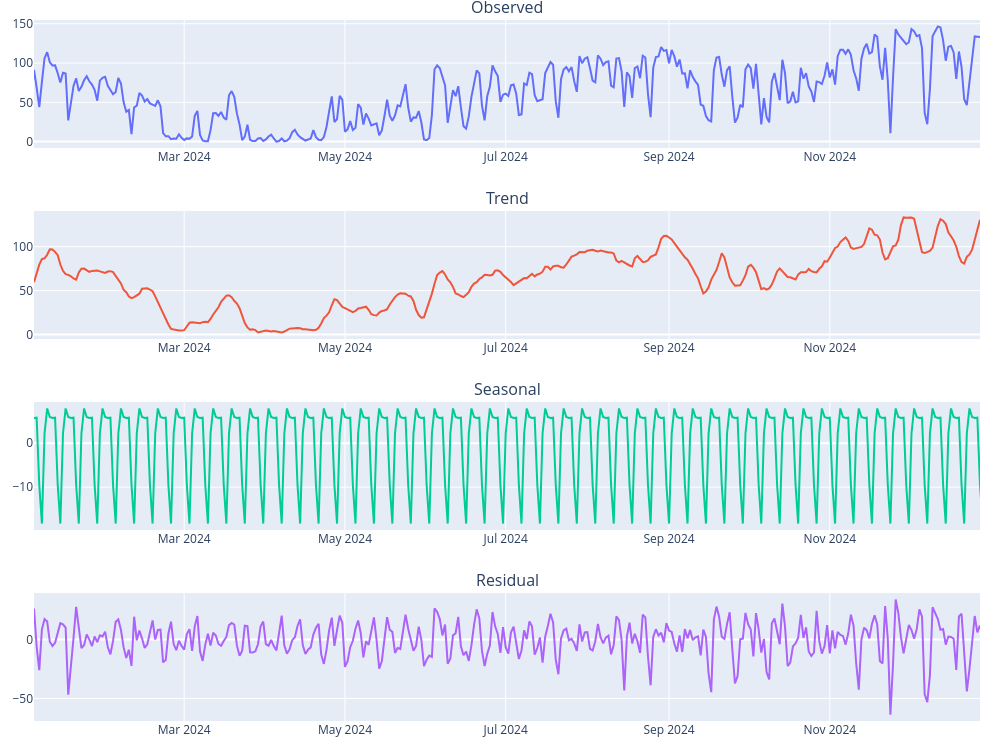

The code cell stored with this chart in its notebook:
### Code cell
price.index = pd.to_datetime(price['TIME'])
df_daily = price['PRICE'].resample('D').mean()

# Drop NaNs
df_daily = df_daily.dropna()

# Seasonal decomposition (requires no missing dates and regular frequency)
decomp = seasonal_decompose(df_daily, model='additive', period=7)  # e.g., weekly seasonality

# Plot with Plotly
fig = make_subplots(rows=4, cols=1, subplot_titles=['Observed', 'Trend', 'Seasonal', 'Residual'], vertical_spacing=0.09)

fig.add_trace(go.Scatter(x=df_daily.index, y=decomp.observed, name='Observed'), row=1, col=1)
fig.add_trace(go.Scatter(x=df_daily.index, y=decomp.trend, name='Trend'), row=2, col=1)
fig.add_trace(go.Scatter(x=df_daily.index, y=decomp.seasonal, name='Seasonal'), row=3, col=1)
fig.add_trace(go.Scatter(x=df_daily.index, y=decomp.resid, name='Residual'), row=4, col=1)

fig.update_layout(
    height=750,
    width=1000,
    margin=dict(l=20, r=20, t=20, b=20),
    showlegend=False,
)

# Graph range
valid_trend = decomp.trend.dropna()
x_start = valid_trend.index[0]
x_end = valid_trend.index[-1]

# Set x-axis range for all subplots
fig.update_xaxes(range=[x_start, x_end], row=1, col=1)
fig.update_xaxes(range=[x_start, x_end], row=2, col=1)
fig.update_xaxes(range=[x_start, x_end], row=3, col=1)
fig.update_xaxes(range=[x_start, x_end], row=4, col=1)

write_image(fig, 'price_decomp.pdf', show=True)
write_image(fig, 'price_decomp.png')

### Figure 1 — Plotly figure (JSON) as saved in the notebook; plotly's stock layout.template omitted (floating-point values rounded to 4 significant figures; data arrays with more than 128 entries replaced by an {"elided": "..."} marker saying what was removed)
{"data": [{"name": "Observed", "type": "scatter", "x": {"elided": "366 str values"}, "xaxis": "x", "y": {"elided": "366 float values"}, "yaxis": "y"}, {"name": "Trend", "type": "scatter", "x": {"elided": "366 str values"}, "xaxis": "x2", "y": {"elided": "366 float values"}, "yaxis": "y2"}, {"name": "Seasonal", "type": "scatter", "x": {"elided": "366 str values"}, "xaxis": "x3", "y": {"elided": "366 float values"}, "yaxis": "y3"}, {"name": "Residual", "type": "scatter", "x": {"elided": "366 str values"}, "xaxis": "x4", "y": {"elided": "366 float values"}, "yaxis": "y4"}], "layout": {"annotations": [{"font": {"size": 16}, "showarrow": false, "text": "Observed", "x": 0.5, "xanchor": "center", "xref": "paper", "y": 1, "yanchor": "bottom", "yref": "paper"}, {"font": {"size": 16}, "showarrow": false, "text": "Trend", "x": 0.5, "xanchor": "center", "xref": "paper", "y": 0.7275, "yanchor": "bottom", "yref": "paper"}, {"font": {"size": 16}, "showarrow": false, "text": "Seasonal", "x": 0.5, "xanchor": "center", "xref": "paper", "y": 0.455, "yanchor": "bottom", "yref": "paper"}, {"font": {"size": 16}, "showarrow": false, "text": "Residual", "x": 0.5, "xanchor": "center", "xref": "paper", "y": 0.1825, "yanchor": "bottom", "yref": "paper"}], "height": 750, "margin": {"b": 20, "l": 20, "r": 20, "t": 20}, "showlegend": false, "width": 1000, "xaxis": {"anchor": "y", "domain": [0, 1], "range": ["2024-01-04T00:00:00", "2024-12-28T00:00:00"]}, "xaxis2": {"anchor": "y2", "domain": [0, 1], "range": ["2024-01-04T00:00:00", "2024-12-28T00:00:00"]}, "xaxis3": {"anchor": "y3", "domain": [0, 1], "range": ["2024-01-04T00:00:00", "2024-12-28T00:00:00"]}, "xaxis4": {"anchor": "y4", "domain": [0, 1], "range": ["2024-01-04T00:00:00", "2024-12-28T00:00:00"]}, "yaxis": {"anchor": "x", "domain": [0.8175, 1]}, "yaxis2": {"anchor": "x2", "domain": [0.545, 0.7275]}, "yaxis3": {"anchor": "x3", "domain": [0.2725, 0.455]}, "yaxis4": {"anchor": "x4", "domain": [0, 0.1825]}}}
